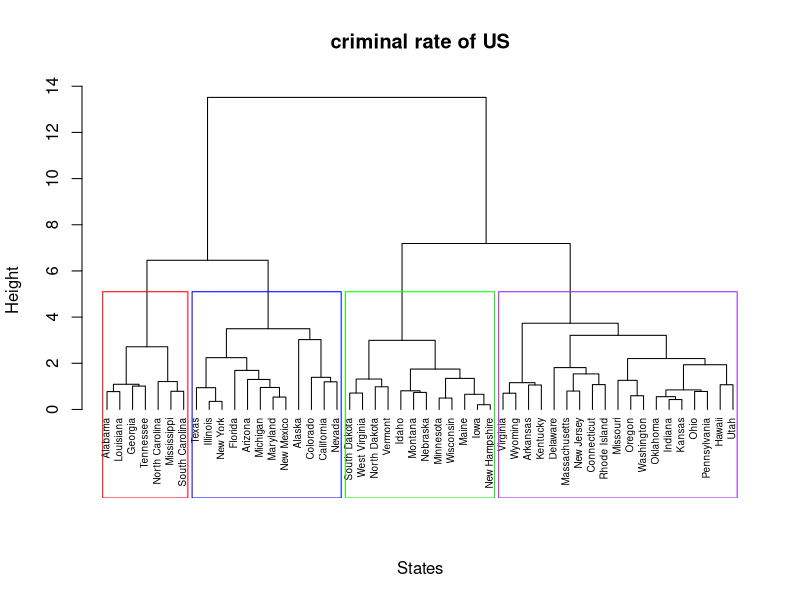

Generate this figure with R:
data(iris)
mydata=iris[,-5]
normalmydata=scale(mydata)
class(normalmydata)
class(iris)
set.seed(42)

custom_kmeans=function(dataset,num_cluster,max_iter=100){
  data_matrix=as.matrix(dataset)
  num_rows=nrow(data_matrix)
  
  #initial assignment
  initial_sample=sample(1:num_rows,num_cluster)
  center=data_matrix[initial_sample,,drop=FALSE]
  
  cluster_assignment=numeric(num_rows)
  
  for (iteration in 1:max_iter){
    previous_center=center
    for (i in 1:num_rows){
      current=data_matrix[i,]
      distance=apply(center,1, function(center){
        sqrt(sum((current-center)^2))
      })
      
      cluster_assignment[i]=which.min(distance)
    }
    
    #update
    for (j in 1:num_cluster){
      points_in_cluster=data_matrix[cluster_assignment==j,,drop=FALSE]
      
      if(nrow(points_in_cluster)>0){
        center[j,]=colMeans(points_in_cluster)
      }
    }
    
    if(identical(center,previous_center))break
  }
  return(list(
    cluster=cluster_assignment,
    center=center,
    iteration=iteration
  ))
}

custom_kmeans(normalmydata,num_cluster = 3)#可以再加上不同的距离计算/初始随机设置多个initial再自动比较

data("USArrests")
arrest=scale(USArrests)
str(arrest)
head(arrest)

distance_matrix=dist(arrest,method = "euclidean")

hc_res=hclust(distance_matrix,method = "ward.D2")
# 5. 可视化：绘制树状图 (Dendrogram)
# 层次聚类最迷人的地方就是这张树状图
plot(hc_res, 
     cex = 0.6,          # 缩小标签字体，避免重叠
     hang = -1,          # 让所有叶子节点对齐到同一水平线
     main = "criminal rate of US",
     xlab = "States", 
     ylab = "Height",
     sub = "")           # 去掉底部的默认副标题

# 6. “砍树”：决定最终的聚类数量
# 假设我们通过观察树状图，决定将所有州分为 4 类 (k = 4)
# rect.hclust() 可以在原有的树状图上画红框，直观展示分类结果
rect.hclust(hc_res, k = 4, border = c("red", "blue", "green", "purple"))

# 7. 提取分类标签
# 使用 cutree() 函数，根据设定的类别数 k 提取每个州对应的类标号
cluster_labels <- cutree(hc_res, k = 4)
